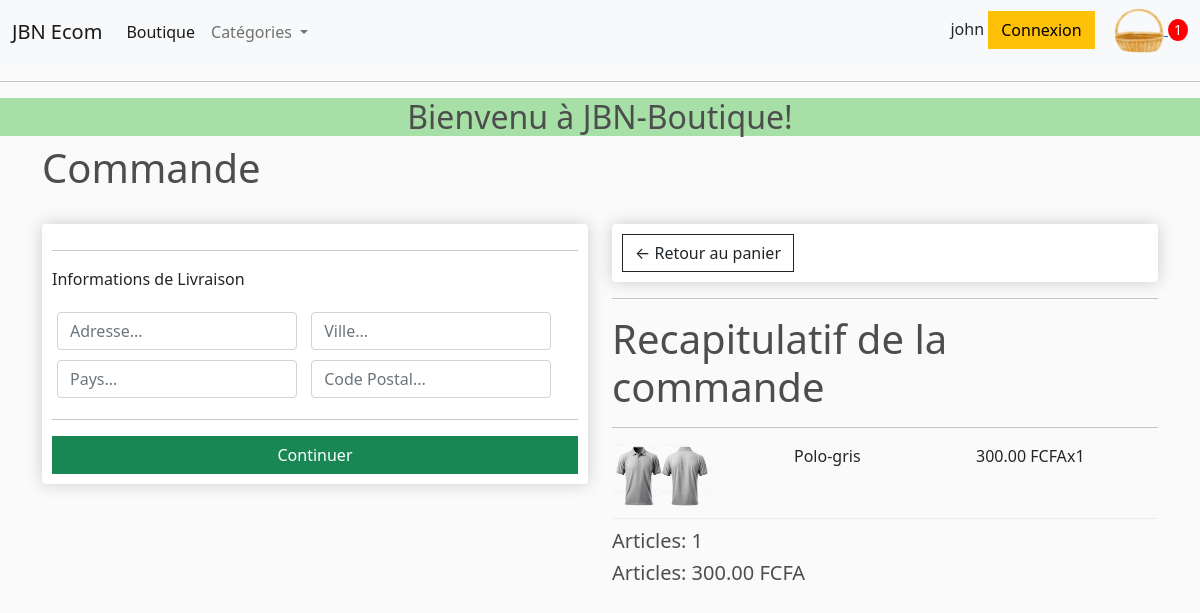
Screenshot of /commande (signed in) with the database file from the repository.
### shop/models.py (models this page shows, shortened)
class CommandeArticle(models.Model):
    produit = models.ForeignKey(Produit, on_delete=models.SET_NULL, blank=True, null=True)
    commande = models.ForeignKey(Commande, on_delete=models.SET_NULL, blank=True, null=True)
    quantite = models.IntegerField(default=0, null=True, blank=True)
    date_added = models.DateTimeField(auto_now_add=True)
    @property
    def get_total(self):
        total = self.quantite * self.produit.price
        return total

class Produit(models.Model):
    categorie = models.ForeignKey(Category, on_delete=models.SET_NULL, blank=True, null=True)
    name = models.CharField(max_length=100, null=True)
    price = models.DecimalField(max_digits=10, decimal_places=2)
    digital = models.BooleanField(default=False, null=True, blank=True)
    image = models.ImageField(upload_to='shop', null=True, blank=True)
    date_ajout = models.DateTimeField(auto_now_add=True)
    class Meta:
        ordering = ['-date_ajout']
    @property
    def imageUrl(self):
        try:
            url = self.image.url
        except:
            url = ''
        return url

class Commande(models.Model):
    client = models.ForeignKey(Client, on_delete=models.SET_NULL, blank=True, null=True)
    date_commande = models.DateTimeField(auto_now_add=True)
    complete = models.BooleanField(default=False, null=True, blank=True)
    transaction_id = models.CharField(max_length=200, null=True, blank=True)
    status = models.CharField(max_length=200, null=True, blank=True)
    total_trans = models.DecimalField(max_digits=10, decimal_places=2, null=True, blank=True)
    @property
    def get_panier_total(self):
        articlecommande = self.commandearticle_set.all() # connaitre tous les articles dans le panier
        total = sum([article.get_total for article in articlecommande])
        return total
    @property
    def get_panier_article(self):
        articlecommande = self.commandearticle_set.all()
        quantite_total = sum([article.quantite for article in articlecommande])
        return quantite_total
    @property
    def produit_physique(self):
        articlecommande = self.commandearticle_set.all()
        physique = any(article.produit.digital == False for article in articlecommande)
        return physique

### shop/views.py (the view)
# urls.py: path('commande', views.commande, name='commande'),
def commande(request, *args, **kwargs):
    data = data_cookie(request)
    articles = data['articles']
    commande = data['commande']
    nombre_article = data['nombre_article']
    context = {
        'articles':articles,
        'commande':commande,
        'nombre_article':nombre_article
    }
    return render(request, 'shop/commande.html', context)

### shop/utiles.py (called while the page is built)
def data_cookie(request):
    if request.user.is_authenticated:
        client = request.user.client
        commande, created = Commande.objects.get_or_create(client=client, complete=False)
        articles = commande.commandearticle_set.all()
        nombre_article = commande.get_panier_article
    else:
        cookie_panier = panier_cookie(request)
        articles = cookie_panier['articles']
        commande = cookie_panier['commande']
        nombre_article = cookie_panier['nombre_article']
    context = {
    'articles':articles,
    'commande':commande,
    'nombre_article':nombre_article,
    }
    return context

### templates/shop/commande.html (shortened to what this page needs)
{% extends 'base.html' %}
{% load static %}
{% block content %}
<h1>Commande</h1>
<br>
<div class="row">
    <div class="col-lg-6">
        <div class="box-element" id="form-wrapper">
            <form action="" id="form">
                <hr>
                <div id="shipping-info">
                    <p>Informations de Livraison</p>
                    <div class="form-field">
                        <input type="text" class="form-control" name="address" placeholder="Adresse..." required>
                    </div>
                    <div class="form-field">
                        <input type="text" class="form-control" name="city" placeholder="Ville..." required>
                    </div>
                    <div class="form-field">
                        <input type="text" class="form-control" name="state" placeholder="Pays..." required>
                    </div>
                    <div class="form-field">
                        <input type="number" class="form-control" name="zipcode" placeholder="Code Postal..." required>
                    </div>
                </div>
                <hr>
                <input type="submit" id="form-button" class="btn w-100 btn-success btn-block" value="Continuer">
            </form>
        </div>
        <br>
    </div>
    <div class="col-lg-6">
        <div class="box-element">
            <a href="{% url 'shop:panier' %}" class="btn btn-outline-dark">&#x2190; Retour au panier</a>
            </div>
            <hr>
            <h1>Recapitulatif de la commande</h1>
                <hr>
            {% for article in articles %}
            <div class="panier-row">
                <div style="flex: 2"><img src="{{article.produit.imageUrl}}" alt="" class="row-image"></div>
                <div style="flex: 2">{{article.produit.name}}</div>
                <div style="flex: 1">{{article.produit.price}} FCFA</div>
                <div style="flex: 1">x{{article.quantite}}</div>
            </div>
            {% endfor %}
            <h5>Articles: {{commande.get_panier_article}}</h5>
            <h5>Articles: {{commande.get_panier_total|floatformat:2}} FCFA</h5>
        </div>
    </div>
</div>
{% endblock  %}

### templates/base.html (shortened to what this page needs)
<!DOCTYPE html>
{% load static %}
<html lang="en">
    <head>
        <link href="https://cdn.jsdelivr.net/npm/bootstrap@5.0.2/dist/css/bootstrap.min.css" rel="stylesheet">
        <link rel="stylesheet" type="text/css" href="{% static 'css/style.css' %}">
    </head>
    <body>
        <div>
            <nav class="navbar navbar-expand-lg navbar-light bg-light">
                <div class="container-fluid">
                    <a class="navbar-brand" href="{% url 'shop:shop' %}">JBN Ecom</a>
                    <div class="collapse navbar-collapse" id="navbarSupportedContent">
                        <ul class="navbar-nav me-auto mb-2 mb-lg-0">
                            <li class="nav-item">
                                <a class="nav-link active" aria-current="page" href="{% url 'shop:shop' %}">Boutique</a>
                            </li>
                            <li class="nav-item dropdown">
                                <a class="nav-link dropdown-toggle" href="#" id="navbarDropdown" role="button" data-bs-toggle="dropdown" aria-expanded="false">
                                Catégories
                                </a>
                            </li>
                        </ul>
                        <div class="m-inline my-2 my-lg-0">
                            {{ request.user }}
                            <a href="#" class="btn btn-warning">Connexion</a>
                            <a href="{% url 'shop:panier' %}">
                                <img id="icon-panier" src="{% static 'images/panier.png' %}" alt="">
                            </a>
                            <p id="total-panier">{{nombre_article}}</p>
                        </div>
                    </div>
                </div>
            </nav>
        </div> <hr>
        <h2 id="entete" class="text-center">Bienvenu à JBN-Boutique!</h2>
        <div class="container">
            {% block content %}
            {% endblock %}
    </body>
</html>

### static/css/style.css (style rules this page uses)
#entete { background-color: rgb(166, 224, 166); }
Body { background-color: hsl(0, 0%, 98%); }
h1, h2, h3, h4, h5, h6 { color:hsl(0, 0%, 30%); }
.box-element { box-shadow:hsl(0, 0%, 80%) 0 0 16px; background-color: #fff; border-radius: 4px; padding: 10px; }
#icon-panier { width: 50px; display: inline-block; margin-left:15px; }
#total-panier { display: inline-block; text-align: center; color: #fff; background-color: red; width: 20px; height: 22px; border-radius: 50%; font-size: 14px; }
.btn { border-radius: 0 ; }
.panier-row { display: flex; align-items: flex-stretch; padding-bottom: 10px; margin-bottom: 10px; border-bottom: 1px solid #ececec; }
.row-image { width: 100px; }
.form-field { width:250px; display: inline-block; padding: 5px; }

### rows the page displays
CommandeArticle: produit.imageUrl (picture), produit.name "Polo-gris", produit.price "300.00", quantite "1"
Commande: get_panier_article "1", get_panier_total "300.00"

### other values shown
{{ request.user }} "john"
{{ nombre_article }} "1"
